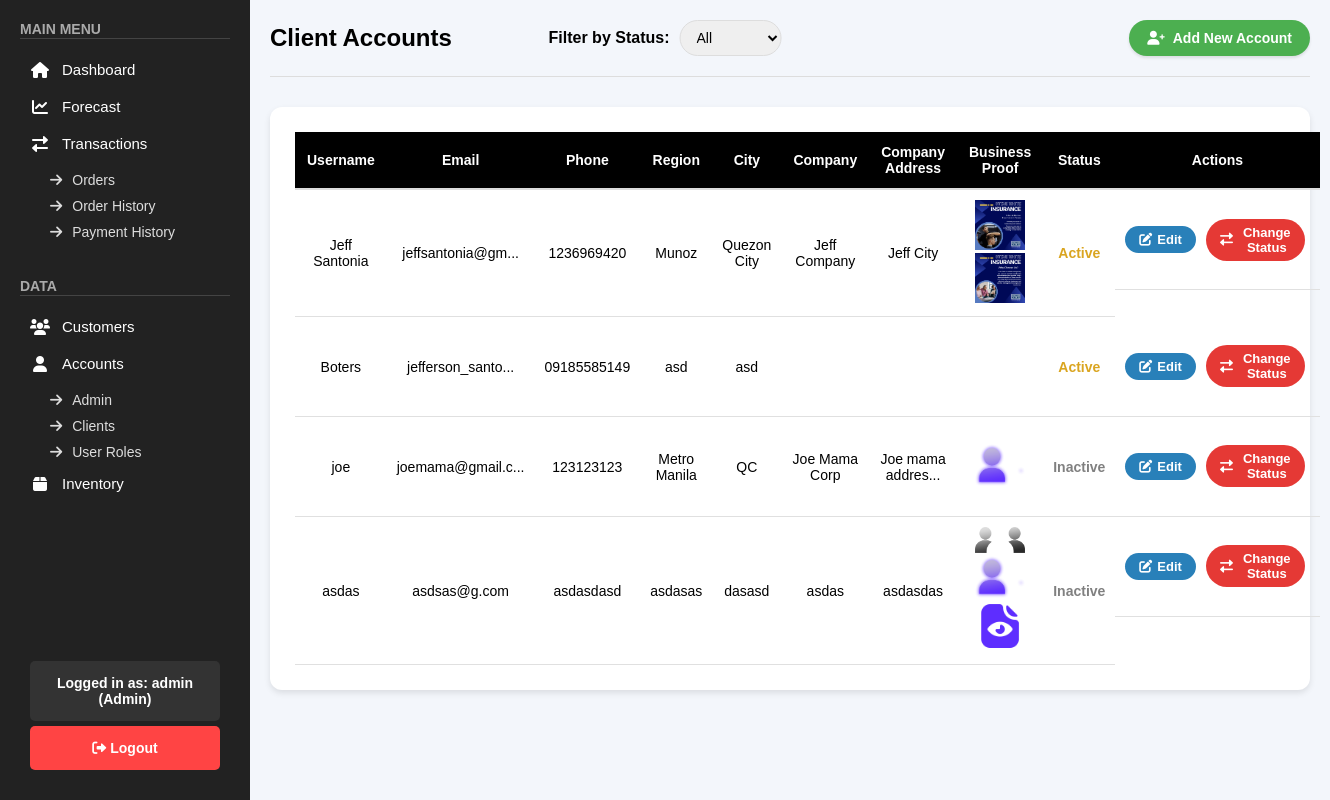
The app's page /public/pages/accounts_clients.php (signed in) with its own data.
### tables this page shows
CREATE TABLE `clients_accounts` (
  `id` int(11) NOT NULL,
  `username` varchar(255) NOT NULL,
  `password` varchar(255) NOT NULL,
  `email` varchar(255) NOT NULL,
  `phone` varchar(50) DEFAULT NULL,
  `region` varchar(100) DEFAULT NULL,
  `city` varchar(100) DEFAULT NULL,
  `company` varchar(255) DEFAULT NULL,
  `company_address` varchar(255) DEFAULT NULL,
  `business_proof` text DEFAULT NULL,
  `status` varchar(50) DEFAULT 'Active',
  `balance` decimal(10,2) DEFAULT 0.00,
  `created_at` timestamp NOT NULL DEFAULT current_timestamp()
);

### public/pages/accounts_clients.php (the view, shortened to what this page needs)
<?php
include "../../backend/check_role.php";
$sql = "SELECT id, username, email, phone, region, city, company, company_address, business_proof, status, created_at FROM clients_accounts WHERE status != 'archived'";
$sql .= " ORDER BY
    CASE
        WHEN status = 'Pending' THEN 1
        WHEN status = 'Active' THEN 2
        WHEN status = 'Rejected' THEN 3
        WHEN status = 'Inactive' THEN 4
    END, created_at ASC";
$stmt = $conn->prepare($sql);
$stmt->execute();
$result = $stmt->get_result();
function truncate($text, $max = 15) {
    return (strlen($text) > $max) ? substr($text, 0, $max) . '...' : $text;
}
?>
<!DOCTYPE html>
<html lang="en">
<head>
    <link rel="stylesheet" href="/css/accounts.css">
    <link rel="stylesheet" href="/css/sidebar.css">
    <link rel="stylesheet" href="https://cdnjs.cloudflare.com/ajax/libs/font-awesome/6.0.0/css/all.min.css">
    <link rel="stylesheet" href="https://cdnjs.cloudflare.com/ajax/libs/toastr.js/latest/toastr.min.css">
    <link rel="stylesheet" href="/css/accounts_clients.css">
    <link rel="stylesheet" href="/css/toast.css">
</head>
<body>
    <?php include '../sidebar.php'; ?>
    <div class="main-content">
        <div class="accounts-header">
            <h1>Client Accounts</h1>
            <div class="filter-section">
                <label for="statusFilter">Filter by Status:</label>
                <select id="statusFilter" onchange="filterByStatus()">
                    <option value="">All</option>
                </select>
            </div>
            <button onclick="openAddAccountForm()" class="add-account-btn">
                <i class="fas fa-user-plus"></i> Add New Account
            </button>
        </div>
        <div class="accounts-table-container">
            <table class="accounts-table">
                <thead>
                    <tr>
                        <th>Username</th>
                        <th>Email</th>
                        <th>Phone</th>
                        <th>Region</th>
                        <th>City</th>
                        <th>Company</th>
                        <th>Company Address</th>
                        <th>Business Proof</th>
                        <th>Status</th>
                        <th>Actions</th>
                    </tr>
                </thead>
                <tbody>
                    <?php if ($result && $result->num_rows > 0): ?>
                        <?php while ($row = $result->fetch_assoc()): ?>
                            <tr>
                                <td><?= htmlspecialchars(truncate($row['username'] ?? 'N/A')) ?></td>
                                <td><?= htmlspecialchars(truncate($row['email'] ?? 'N/A')) ?></td>
                                <td><?= htmlspecialchars(truncate($row['phone'] ?? 'N/A')) ?></td>
                                <td><?= htmlspecialchars(truncate($row['region'] ?? 'N/A')) ?></td>
                                <td><?= htmlspecialchars(truncate($row['city'] ?? 'N/A')) ?></td>
                                <td><?= htmlspecialchars(truncate($row['company'] ?? 'N/A')) ?></td>
                                <td><?= htmlspecialchars(truncate($row['company_address'] ?? 'N/A')) ?></td>
                                <td class="photo-album">
                                    <?php
                                    $proofs = json_decode($row['business_proof'], true);
                                    if ($proofs) {
                                        foreach ($proofs as $proof) {
                                            echo '<img src="' . htmlspecialchars($proof) . '" alt="Business Proof" width="50" onclick="openModal(this)">';
                                        }
                                    }
                                    ?>
                                </td>
                                <td class="<?= 'status-' . strtolower($row['status'] ?? 'pending') ?>"><?= htmlspecialchars($row['status'] ?? 'Pending') ?></td>
                                <td class="action-buttons">
                                <?php
                                    $business_proof_json = htmlspecialchars(json_encode($row['business_proof']), ENT_QUOTES);
                                ?>
                                <button class="edit-btn"
                                    onclick='openEditAccountForm(
                                        <?= json_encode($row["id"]) ?>,
                                        <?= json_encode($row["username"]) ?>,
                                        <?= json_encode($row["email"]) ?>,
                                        <?= json_encode($row["phone"]) ?>,
                                        <?= json_encode($row["region"]) ?>,
                                        <?= json_encode($row["city"]) ?>,
                                        <?= json_encode($row["company"]) ?>,
                                        <?= json_encode($row["company_address"]) ?>,
                                        <?= $business_proof_json ?>
                                    )'>
                                    <i class="fas fa-edit"></i> Edit
                                </button>
                                <button class="status-btn" onclick="openStatusModal(<?= $row['id'] ?>, '<?= htmlspecialchars($row['username']) ?>', '<?= htmlspecialchars($row['email']) ?>')">
                                    <i class="fas fa-exchange-alt"></i> Change Status
                                </button>
                                </td>
                            </tr>
                        <?php endwhile; ?>
                    <?php else: ?>
                        <tr>
                            <td colspan="10" class="no-accounts">No accounts found.</td>
                        </tr>
                    <?php endif; ?>
                </tbody>
            </table>
        </div>
    </div>
</body>
</html>

### css/accounts.css (style rules this page uses)
body { font-family: Arial, sans-serif; background-color: #f3f6fb; margin: 0; box-sizing: border-box; }
.accounts-header { display: flex; justify-content: space-between; align-items: center; margin-bottom: 30px; padding-bottom: 20px; border-bottom: 1px solid #ddd; }
.accounts-header h1 { font-size: 24px; font-weight: bold; display: flex; align-items: center; gap: 12px; }
.add-account-btn { padding: 10px 18px; font-size: 14px; border: none; font-weight: bold; color: white; background-color: #4CAF50; border-radius: 20px; text-decoration: none; transition: 0.3s; display: flex; align-items: center; gap: 8px; box-shadow: 0px 2px 3px rgba(0, 0, 0, 0.1); }
.filter-section { display: flex; align-items: center; position: absolute; left: 50%; transform: translateX(-50%); }
.filter-section label { margin-right: 10px; font-weight: bold; }
.filter-section select { padding: 8px 12px; border-radius: 20px; border: 1px solid #ddd; font-size: 14px; }
.accounts-table-container { background-color: #ffffff; padding: 25px; border-radius: 12px; box-shadow: 0px 3px 6px rgba(0, 0, 0, 0.1); }
.accounts-table { width: 100%; border-collapse: collapse; font-size: 14px; }
.accounts-table th { background-color: black; color: white; font-weight: bold; padding: 12px; text-align: center; border-bottom: 2px solid #ddd; }
.accounts-table td { padding: 10px; text-align: center; border-bottom: 1px solid #e0e0e0; }
.action-buttons { display: flex; justify-content: center; gap: 10px; }
.edit-btn, .delete-btn, .status-btn { padding: 6px 14px; font-size: 13px; font-weight: 600; border-radius: 80px; text-decoration: none; transition: background-color 0.3s; display: flex; align-items: center; gap: 5px; border: none; }
.edit-btn { background-color: #2980b9; color: white; }
.status-btn { background-color: #e53935; color: white; }
.status-btn i { margin-right: 5px; }
.status-active { color: #DAA520; font-weight: bold; }

### css/sidebar.css (style rules this page uses)
* { margin: 0; padding: 0; box-sizing: border-box; font-family: Arial, sans-serif; text-decoration: none; }
.main-content { margin-left: 250px; padding: 20px; }

### css/accounts_clients.css (style rules this page uses)
body { font-family: Arial, sans-serif; background-color: #f3f6fb; margin: 0; box-sizing: border-box; }
.accounts-header { display: flex; justify-content: space-between; align-items: center; margin-bottom: 30px; padding-bottom: 20px; border-bottom: 1px solid #ddd; }
.accounts-header h1 { font-size: 24px; font-weight: bold; display: flex; align-items: center; gap: 12px; }
.add-account-btn { padding: 10px 18px; font-size: 14px; border: none; font-weight: bold; color: white; background-color: #4CAF50; border-radius: 20px; text-decoration: none; transition: 0.3s; display: flex; align-items: center; gap: 8px; box-shadow: 0px 2px 3px rgba(0, 0, 0, 0.1); }
.filter-section { display: flex; align-items: center; position: absolute; left: 50%; transform: translateX(-50%); }
.filter-section label { margin-right: 10px; font-weight: bold; }
.filter-section select { padding: 8px 12px; border-radius: 20px; border: 1px solid #ddd; font-size: 14px; }
.accounts-table-container { background-color: #ffffff; padding: 25px; border-radius: 12px; box-shadow: 0px 3px 6px rgba(0, 0, 0, 0.1); }
.accounts-table { width: 100%; border-collapse: collapse; font-size: 14px; }
.accounts-table th { background-color: black; color: white; font-weight: bold; padding: 12px; text-align: center; border-bottom: 2px solid #ddd; }
.accounts-table td { padding: 10px; text-align: center; border-bottom: 1px solid #e0e0e0; }
.action-buttons { display: flex; justify-content: center; gap: 5px; height: 100%; align-items: center; min-height: 100px; }
.edit-btn, .delete-btn, .status-btn { padding: 6px 14px; font-size: 13px; font-weight: 600; border-radius: 80px; text-decoration: none; transition: background-color 0.3s; display: flex; align-items: center; gap: 5px; border: none; height: 100%; margin-right: 5px; }
.edit-btn { background-color: #2980b9; color: white; }
.status-btn { background-color: #e53935; color: white; }
.status-btn i { margin-right: 5px; }
.status-active { color: #DAA520; font-weight: 600; }
.status-inactive { color: gray; font-weight: 600; }

### public/pages/accounts_clients.php (style rules this page uses)
.photo-album img { cursor: pointer; transition: all 0.3s; }

### records on screen
clients_accounts: username "Jeff Santonia", email "jeffsantonia@gm...", phone "1236969420", region "Munoz", city "Quezon City", company "Jeff Company", company_address "Jeff City", status "Active"
clients_accounts: username "Boters", email "jefferson_santo...", phone "09185585149", region "asd", city "asd", status "Active"
clients_accounts: username "joe", email "joemama@gmail.c...", phone "123123123", region "Metro Manila", city "QC", company "Joe Mama Corp", company_address "Joe mama addres...", status "Inactive"
clients_accounts: username "asdas", email "asdsas@g.com", phone "asdasdasd", region "asdasas", city "dasasd", company "asdas", company_address "asdasdas", status "Inactive"

### other values on screen
$_SESSION['username'] "admin"
$role "Admin"
